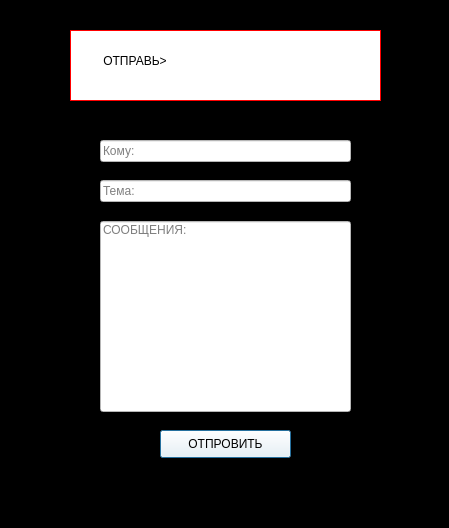
<?xml version="1.0" encoding="UTF-8"?>
<ui version="4.0">
 <class>Dialog</class>
 <widget class="QDialog" name="Dialog">
  <property name="geometry">
   <rect>
    <x>0</x>
    <y>0</y>
    <width>449</width>
    <height>528</height>
   </rect>
  </property>
  <property name="windowTitle">
   <string>Dialog</string>
  </property>
  <property name="styleSheet">
   <string notr="true">background-color: rgb(0, 0, 0);
</string>
  </property>
  <widget class="QLabel" name="label">
   <property name="geometry">
    <rect>
     <x>70</x>
     <y>30</y>
     <width>311</width>
     <height>71</height>
    </rect>
   </property>
   <property name="styleSheet">
    <string notr="true">font: 36pt &quot;Niagara Engraved&quot;;
color: rgb(255, 0, 0);
background-color: rgb(255, 255, 255);
</string>
   </property>
   <property name="frameShape">
    <enum>QFrame::Box</enum>
   </property>
   <property name="frameShadow">
    <enum>QFrame::Plain</enum>
   </property>
   <property name="text">
    <string>                     GMAIL</string>
   </property>
   <property name="textFormat">
    <enum>Qt::AutoText</enum>
   </property>
   <property name="scaledContents">
    <bool>false</bool>
   </property>
   <property name="margin">
    <number>1</number>
   </property>
  </widget>
  <widget class="QLineEdit" name="komu">
   <property name="geometry">
    <rect>
     <x>100</x>
     <y>140</y>
     <width>251</width>
     <height>22</height>
    </rect>
   </property>
   <property name="styleSheet">
    <string notr="true">background-color: rgb(255, 255, 255);</string>
   </property>
   <property name="text">
    <string/>
   </property>
   <property name="placeholderText">
    <string>Кому: </string>
   </property>
  </widget>
  <widget class="QLineEdit" name="tema">
   <property name="geometry">
    <rect>
     <x>100</x>
     <y>180</y>
     <width>251</width>
     <height>22</height>
    </rect>
   </property>
   <property name="styleSheet">
    <string notr="true">background-color: rgb(255, 255, 255);</string>
   </property>
   <property name="text">
    <string/>
   </property>
   <property name="placeholderText">
    <string>Тема:</string>
   </property>
  </widget>
  <widget class="QPushButton" name="otprovit">
   <property name="geometry">
    <rect>
     <x>160</x>
     <y>430</y>
     <width>131</width>
     <height>28</height>
    </rect>
   </property>
   <property name="styleSheet">
    <string notr="true">background-color: rgb(255, 255, 255);
font: 75 10pt &quot;MS Shell Dlg 2&quot;;</string>
   </property>
   <property name="text">
    <string>ОТПРОВИТЬ</string>
   </property>
  </widget>
  <widget class="QLabel" name="label_2">
   <property name="geometry">
    <rect>
     <x>100</x>
     <y>40</y>
     <width>161</width>
     <height>41</height>
    </rect>
   </property>
   <property name="styleSheet">
    <string notr="true">background-color: rgb(255, 255, 255);
font: 75 16pt &quot;Palatino Linotype&quot;;
</string>
   </property>
   <property name="text">
    <string> ОТПРАВЬ&gt;</string>
   </property>
  </widget>
  <widget class="QLineEdit" name="soobshenie">
   <property name="geometry">
    <rect>
     <x>100</x>
     <y>221</y>
     <width>251</width>
     <height>191</height>
    </rect>
   </property>
   <property name="styleSheet">
    <string notr="true">background-color: rgb(255, 255, 255);</string>
   </property>
   <property name="text">
    <string/>
   </property>
   <property name="maxLength">
    <number>32767</number>
   </property>
   <property name="alignment">
    <set>Qt::AlignLeading|Qt::AlignLeft|Qt::AlignTop</set>
   </property>
   <property name="placeholderText">
    <string>СООБЩЕНИЯ:</string>
   </property>
  </widget>
 </widget>
 <resources/>
 <connections/>
</ui>
